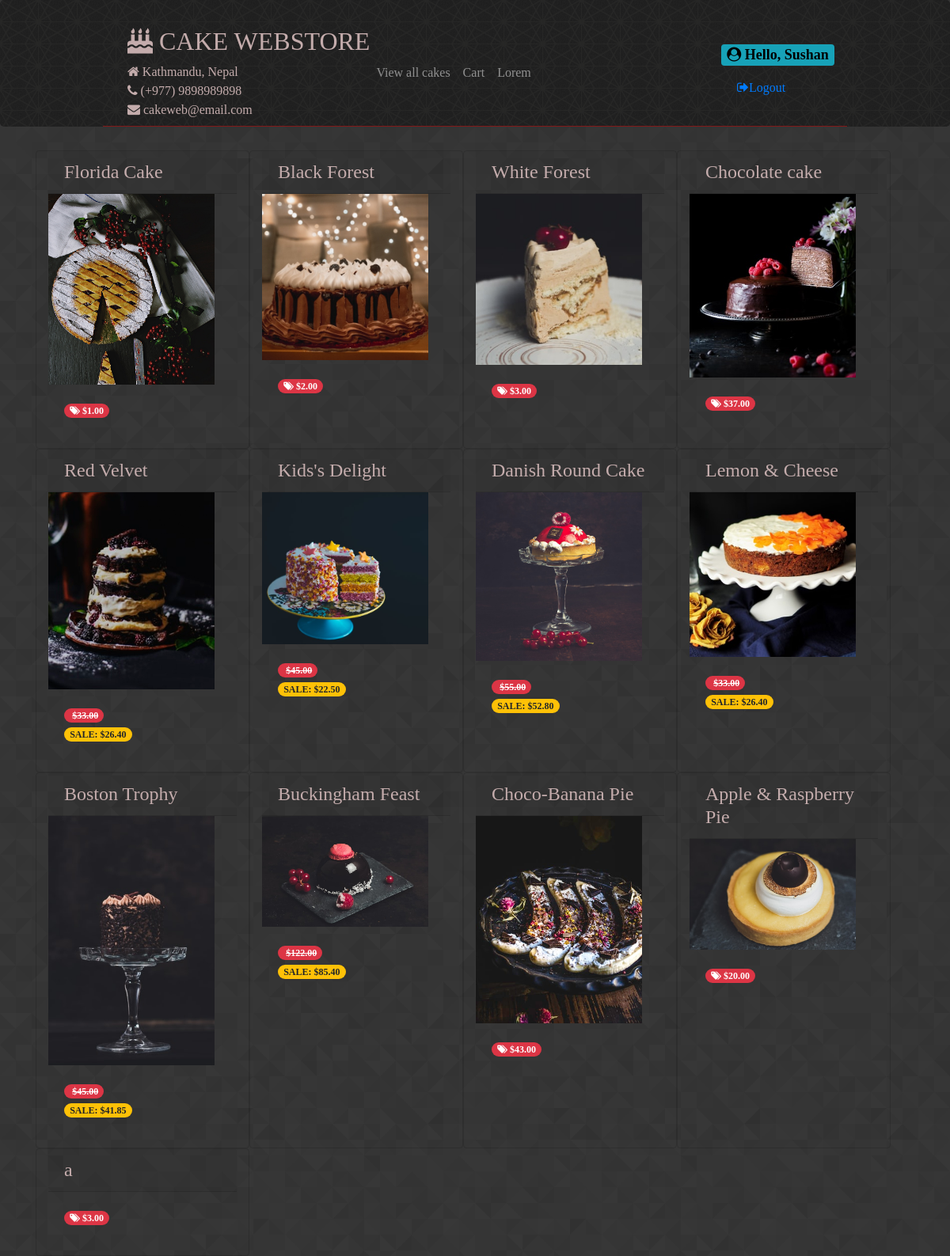
The page /list (signed in) on the database its author committed.
### store/models.py (models this page shows, shortened)
class Product(models.Model):
    id = models.AutoField(primary_key=True)
    name = models.CharField(max_length=200)
    description = models.TextField()
    occasion = models.CharField(choices=OCCASIONS, max_length=2, default='G')
    price = models.FloatField()
    discount_rate = models.FloatField(null=False, blank=True, default=0)
    sale_start = models.DateTimeField(blank=True, null=True, default=None)
    sale_end = models.DateTimeField(blank=True, null=True, default=None)
    photo = models.ImageField(blank=True, null=True,default=None, upload_to='products')
    def is_on_sale(self):
        now = timezone.now()
        if self.sale_start:
            if self.sale_end:
                return self.sale_start <= now <= self.sale_end
            return self.sale_start <= now
        return False
    def get_price(self):
        return self.price
    def current_price(self):
        if self.is_on_sale():
            discounted_price = self.price * (1 - self.discount_rate)
            return round(discounted_price, 2)
        return self.get_rounded_price()

### store/views.py (the view)
# urls.py: path(r'list', store.views.CakeListView.as_view(), name='listAllCakes'),
class CakeListView(ListView):
    model = Product
    template_name = 'store/product_list.html'

### store/templates/store/product_list.html (shortened to what this page needs)
{% extends "base.html" %}
{% block content %}
<div class="product-list row col-md-12">
  {% for product in object_list %}
  <div class="card bg-transparent col-md-3">
    <h4 class="card-header">{{ product.name }}</h4>
    {% if product.photo %}
    <a href="{% url 'showCake' product.id %}">
      <img class="img-rounded hover-effect" width="210" src="{{ MEDIA_URL }}{{ product.photo }}" />
    </a>
    {% endif %}
    <div class="card-body">
      {% if product.is_on_sale %}
      <p>
        <span class="badge badge-pill badge-danger">
          <iclass="fa fa-tags"></i>&nbsp<del>${{ product.get_price|floatformat:2 }}</del>
        </span><br />
        <span class="badge badge-pill badge-warning">SALE: ${{ product.current_price|floatformat:2 }}</span>
      </p>
      {% else %}
      <p>
        <span class="badge badge-pill badge-danger"><i
            class="fa fa-tags"></i>&nbsp${{ product.get_price|floatformat:2 }}</span>
      </p>
      {% endif %}
    </div>
  </div>
  {% endfor %}
</div>
{% endblock %}

### store/templates/base.html (shortened to what this page needs)
<!DOCTYPE HTML>
<html>
<head>
  <link rel="stylesheet" href="https://stackpath.bootstrapcdn.com/bootstrap/4.1.3/css/bootstrap.min.css"
>
  <link rel="stylesheet" href="https://stackpath.bootstrapcdn.com/font-awesome/4.7.0/css/font-awesome.min.css">
  {% load static %}
  <link rel="stylesheet" type="text/css" href="{% static 'store/styles.css' %}">
</head>
<body>
  <header class="jumbotron">
    <nav class="navbar navbar-expand-md navbar-dark" id="navbar">
      <div class="container">
        <div>
          <h2 class="text-uppercase"><i class="fa fa-birthday-cake"></i>&nbspCAKE WEBSTORE</h2>
          <div><i class="fa fa-home"></i>&nbspKathmandu, Nepal</div>
          <div><i class="fa fa-phone"></i>&nbsp(+977) 9898989898</div>
          <div><i class="fa fa-envelope"></i>&nbspcakeweb@email.com</div>
        </div>
        <section class="collapse navbar-collapse" id="myTogglerNav">
          <div class="navbar-nav">
            <a class="nav-item nav-link" href="{% url 'listAllCakes' %}">View all cakes</a>
            <a class="nav-item nav-link" href="#">Cart</a>
            <a class="nav-item nav-link" href="#">Lorem</a>
          </div>
        </section>
      </div>
      <nav>
        <h4><span class="badge badge-info username"><i class="fa fa-user-circle">&nbsp</i>Hello, {{user.first_name}}</span></h4>
        <a class="nav-item nav-link" href="{% url 'logout' %}">&nbsp<i class="fa fa-sign-out"></i>Logout</a>
  </header>
  <div class="container">
    {% block content %}
    {% endblock %}
  </div>
</body>
</html>

### store/static/store/styles.css (style rules this page uses)
body { font-family: Caslon !important; color: #c4acac; background: url(images/prism.png) fixed; }
.jumbotron { font-family: AmaticSC-Regular !important; background: url(images/black_thread.png) fixed; margin-bottom: 20px; padding: 25px 100px 0 100px; color: #c4acac; }
.navbar { margin: 0 30px 30px 30px; border-bottom: 1px solid rgb(131, 24, 24); }
header { position: sticky; z-index: 1; display: block; top: 0; padding: 10px 16px; background: url(images/cartographer.png) fixed; }
.username { color:black !important; }

### rows shown on the page
Product: name "Florida Cake", photo (picture), get_price "1.00"
Product: name "Black Forest", photo (picture), get_price "2.00"
Product: name "White Forest", photo (picture), get_price "3.00"
Product: name "Chocolate cake", photo (picture), get_price "37.00"
Product: name "Red Velvet", photo (picture), get_price "33.00", current_price "26.40"
Product: name "Kids's Delight", photo (picture), get_price "45.00", current_price "22.50"
Product: name "Danish Round Cake", photo (picture), get_price "55.00", current_price "52.80"
Product: name "Lemon & Cheese", photo (picture), get_price "33.00", current_price "26.40"
Product: name "Boston Trophy", photo (picture), get_price "45.00", current_price "41.85"
Product: name "Buckingham Feast", photo (picture), get_price "122.00", current_price "85.40"
Product: name "Choco-Banana Pie", photo (picture), get_price "43.00"
Product: name "Apple & Raspberry Pie", photo (picture), get_price "20.00"
Product: name "a", get_price "3.00"

### other values the page prints
{{ user.first_name }} "Sushan"
